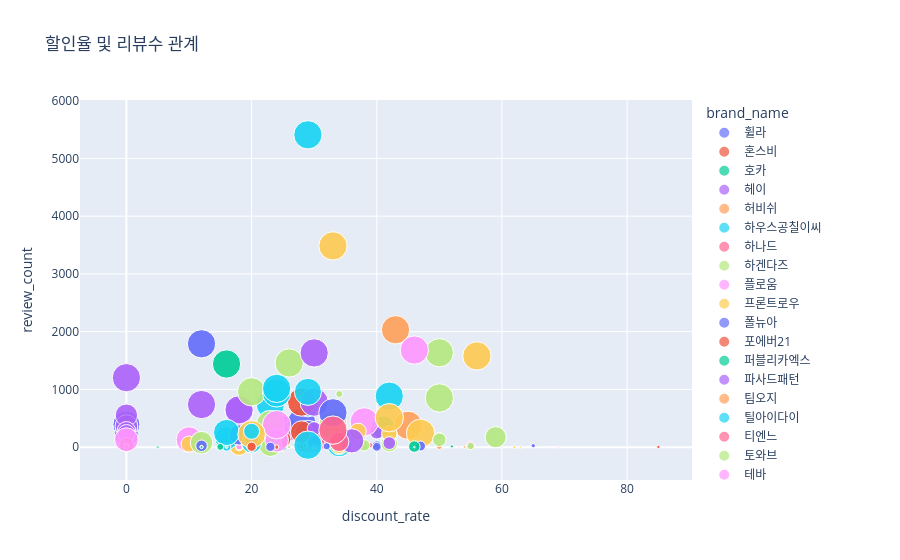

The cell this chart's notebook holds for it:
### Code cell
fig = px.scatter(
    df,
    x="discount_rate",
    y="review_count",
    color="brand_name",
    size="like_count",
    title="할인율 및 리뷰수 관계"
)

fig.show()
